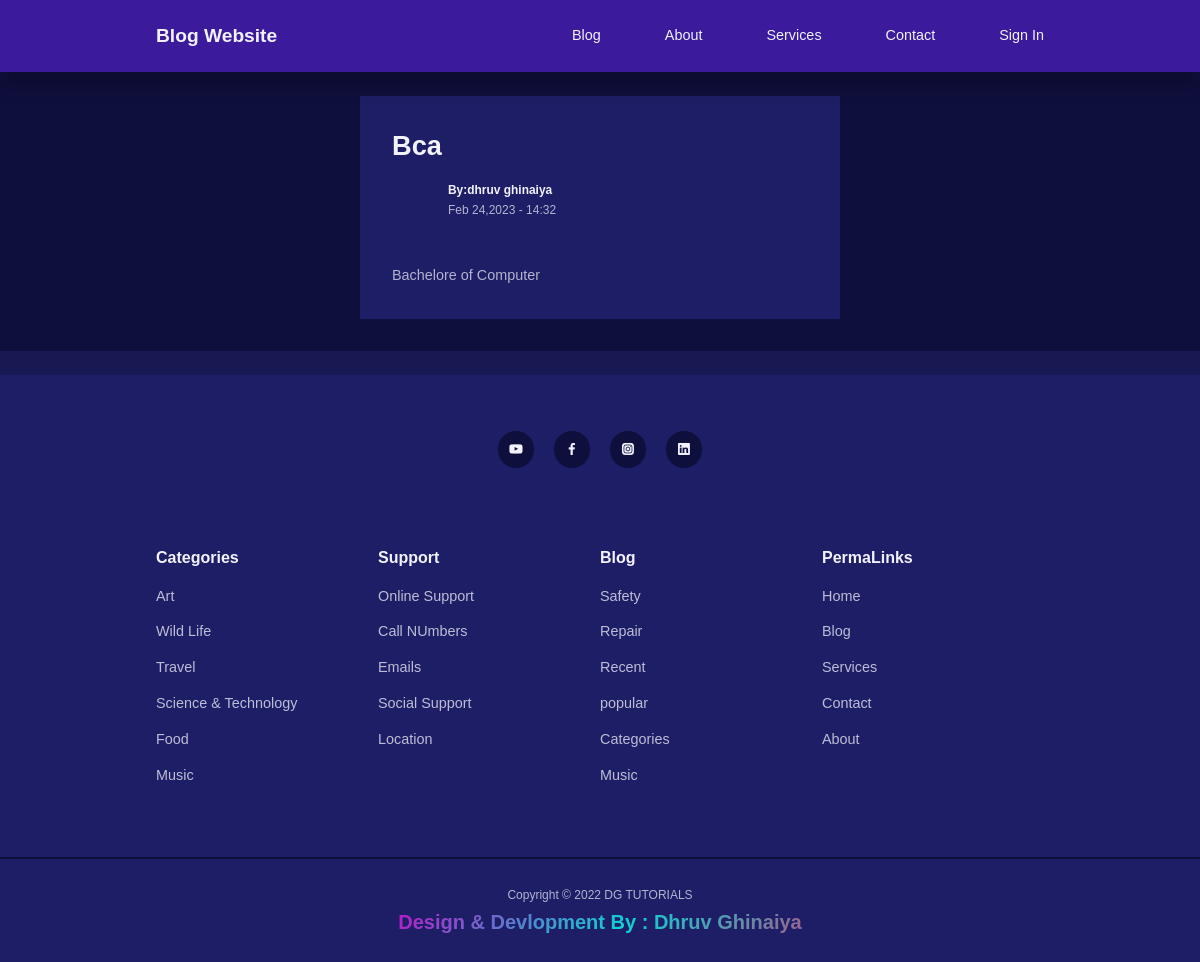
Page /post.php?id=78 on the committed database.
### tables this page shows
CREATE TABLE `posts` (
  `id` int(11) UNSIGNED NOT NULL,
  `title` varchar(100) NOT NULL,
  `body` text NOT NULL,
  `thumbnail` varchar(50) NOT NULL,
  `date_time` timestamp NOT NULL DEFAULT current_timestamp(),
  `category_id` int(11) UNSIGNED DEFAULT NULL,
  `author_id` int(11) UNSIGNED DEFAULT NULL,
  `is_featured` tinyint(1) NOT NULL
);

CREATE TABLE `users` (
  `id` int(12) UNSIGNED NOT NULL,
  `firstname` varchar(50) NOT NULL,
  `lastname` varchar(50) NOT NULL,
  `username` varchar(30) NOT NULL,
  `email` varchar(120) NOT NULL,
  `password` varchar(12) NOT NULL,
  `avatar` varchar(100) NOT NULL,
  `is_admin` tinyint(1) NOT NULL
);

### post.php (the view, shortened to what this page needs)
    <?php
        include 'header.php';
        require 'Config/database.php';
        if(isset($_GET['id'])){
            $id = filter_var($_GET['id'],FILTER_SANITIZE_NUMBER_INT);
            $query = "SELECT * FROM posts WHERE id=$id";
            $result = mysqli_query($con,$query);
            $post = mysqli_fetch_assoc($result);
        }
        else{
            header('location:blog.php');
        }
    ?>
    <section class="singlepost">
        <div class="container singlepost_container">
            <h2><?= $post['title']?></h2>
            <div class="post_author">
                        <?php
                            $author_id = $post['author_id'];
                            $author_query = "SELECT * FROM users WHERE id=$author_id";
                            $author_result = mysqli_query($con,$author_query);
                            $author = mysqli_fetch_assoc($author_result);
                        ?>
                        <div class="post_author-avatar">
                        </div>
                    <div class="post_author-info">
                        <h5>By:<?= "{$author['firstname']} {$author['lastname']}" ?></h5>
                            <small>
                                <?=date("M d,Y - H:i",strtotime($post['date_time']))?>
                        </small>
                </div>
            </div>
            <p>
                <?= $post['body']?>
            </p>
    </section>
<footer>
    <div class="footer_socials">
        <a href="https://www.youtube.com/channel/UCqRZEUA4Ui5tzGelqUI3-UA/featured" target="_blank"><i class="uil uil-youtube"></i></a>
         <a href="https://facebook.com" target="_blank"><i class="uil uil-facebook-f"></i></a>
         <a href="https://instagram.com" target="_blank"><i class="uil uil-instagram-alt"></i></a>
          <a href="https://linkedin.com" target="_blank"><i class="uil uil-linkedin"></i></a>
    </div>
    <div class="container footer_container">
        <article>
            <h4>Categories</h4>
            <ul>
                <li><a href="">Art</a></li>
                <li><a href=""> Wild Life </a></li>
                <li><a href="">Travel</a> </li>
                <li><a href="">Science & Technology</a> </li>
                <li><a href="">Food</a> </li>
                <li><a href="">Music</a> </li>
            </ul>
        </article>
        <article>
            <h4>Support</h4>
            <ul>
                <li><a href=""> Online Support</a></li>
                <li><a href="">Call NUmbers</a> </li>
                <li><a href="">Emails</a> </li>
                <li><a href="">Social Support</a> </li>
                <li><a href="">Location</a> </li>
            </ul>
        </article>
        <article>
            <h4>Blog</h4>
            <ul>
                <li><a href="">Safety</a> </li>
                <li><a href="">Repair</a> </li>
                <li><a href="">Recent</a> </li>
                <li><a href="">popular</a> </li>
                <li><a href="">Categories</a> </li>
                <li><a href="">Music</a> </li>
            </ul>
        </article>
        <article>
            <h4>PermaLinks</h4>
            <ul>
                <li><a href="">Home</a> </li>
                <li><a href="">Blog</a> </li>
                <li><a href="">Services</a> </li>
                <li><a href="">Contact</a> </li>
                <li><a href="">About</a> </li>
            </ul>
        </article>
    </div>
    <div class="footer_copyright">
        <small>Copyright &copy; 2022 DG TUTORIALS</small>
        <br>
        <div class="container">
            <div class="row">
              <div class="col-md-12 text-center">
                <h6 class="animate-charcter">Design & Devlopment By : Dhruv Ghinaiya</h6>
              </div>
            </div>
          </div>
    </div>
</footer>
</body>
</html>

### style.css (style rules this page uses)
:root { --color-primary:#3b1a9c; --color-primary-light:hsl(242,91%,69,18%); --color-primary-variant:#5854c7; --color-red:#da0f3f; --color-red-light:hsl(346,87%,46%,15%); --color-green:#00c476; --color-green-light:hsl(156,100%,38%,15%); --color-gray-900:#1e1e66; --color-gray-700:#2d2b7c; --color-gray-300:rgba(242,242,254,0.3); --color-gray-200:rgba(242,242,254,0.7); --color-white:#f2f2fe; --color-bg:#0f0f3e; --transition: all 300ms ease; --container-width-lg:74%; --container-width-md:88%; --form-width:40%; --card-border-radius-1:0.3rem; --card-border-radius-2:0.5rem; --card-border-radius-3:0.8rem; --card-border-radius-4:2rem; --card-border-radius-5:5rem; }
* { margin: 0; padding: 0; outline: 0; border: 0; appearance: 0; list-style: none; text-decoration: none; box-sizing: border-box; }
body { font-family: 'Montserrt', sans-serif; line-height: 1.6; color: var(--color-gray-200); overflow-x: hidden; background: var(--color-bg); font-size: 0.9rem; }
.container { width: var(--container-width-lg); max-width: 1800px; margin-inline: auto; }
section { margin-top: 3rem; width: 100vw; }
h1, h2, h3, h4, h5 { color: var(--color-white); line-height: 1.3; }
h2 { font-size: 1.7rem; margin: 1rem 0; }
h4 { font-size: 1rem; }
a { color: var(--color-white); transition: var(--transition); }
.post_author { display: flex; gap: 1rem; margin-top: 1.2rem; }
.post_author-avatar { width: 2.5rem; height: 2.5rem; border-radius: var(--card-border-radius-3); overflow: hidden; }
footer { background: var(--color-gray-900); padding: 5rem 0 0; box-shadow: inset 0 1.5rem rgba(0, 0, 0, 0.2); }
.footer_socials { margin-inline: auto; width: fit-content; margin-bottom: 5rem; display: flex; justify-content: space-between; align-items: center; gap: 1.2rem; }
.footer_socials a { background: var(--color-bg); border-radius: 50%; width: 2.3rem; height: 2.3rem; display: flex; align-items: center; justify-content: center; }
.footer_container { display: grid; grid-template-columns: repeat(4,1fr); }
footer h4 { color: var(--color-white); margin-bottom: 0.6rem; }
footer ul li { padding: 0.4rem 0; }
footer ul a { opacity:0.75 ; }
.footer_copyright { text-align: center; padding: 1.5rem 0; border-top: 2px solid var(--color-bg); margin-top: 4rem; }
.animate-charcter { background-image: linear-gradient( -225deg, #bb16c7 0%, #0dd2d2 29%, #ff1361 67%, #fff800 100% ); background-size: auto auto; background-clip: border-box; background-size: 200% auto; color: #fff; background-clip: text; text-fill-color: transparent; -webkit-background-clip: text; -webkit-text-fill-color: transparent; animation: textclip 3s linear infinite; display: inline-block; font-size: 20px; }
.singlepost { margin: 6rem 0 2rem; }
.singlepost_container { width: var(--form-width); background: var(--color-gray-900); padding: 1rem 2rem 2rem; }
.singlepost_container p { margin-top: 1rem; line-height: 1.7; }

### rows in the picture
posts: title "Bca", date_time "Feb 24,2023 - 14:32", body "Bachelore of Computer"
users: firstname "dhruv", lastname "ghinaiya"
